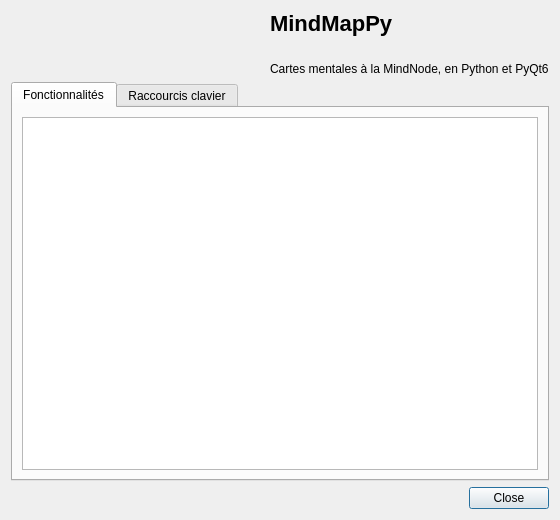
<?xml version="1.0" encoding="UTF-8"?>
<ui version="4.0">
 <class>AboutDialog</class>
 <widget class="QDialog" name="AboutDialog">
  <property name="geometry"><rect><x>0</x><y>0</y><width>560</width><height>520</height></rect></property>
  <property name="windowTitle"><string>À propos de MindMapPy</string></property>
  <layout class="QVBoxLayout" name="verticalLayout">
   <item>
    <layout class="QHBoxLayout" name="headerLayout">
     <item>
      <widget class="QLabel" name="iconLabel"/>
     </item>
     <item>
      <layout class="QVBoxLayout" name="headerText">
       <item>
        <widget class="QLabel" name="title">
         <property name="styleSheet"><string notr="true">font-size:22px; font-weight:700;</string></property>
         <property name="text"><string>MindMapPy</string></property>
        </widget>
       </item>
       <item>
        <widget class="QLabel" name="version"/>
       </item>
       <item>
        <widget class="QLabel" name="tagline">
         <property name="text"><string>Cartes mentales à la MindNode, en Python et PyQt6</string></property>
        </widget>
       </item>
      </layout>
     </item>
    </layout>
   </item>
   <item>
    <widget class="QTabWidget" name="tabs">
     <property name="currentIndex"><number>0</number></property>
     <widget class="QWidget" name="featuresTab">
      <attribute name="title"><string>Fonctionnalités</string></attribute>
      <layout class="QVBoxLayout" name="featuresLayout">
       <item><widget class="QTextBrowser" name="featuresView"/></item>
      </layout>
     </widget>
     <widget class="QWidget" name="shortcutsTab">
      <attribute name="title"><string>Raccourcis clavier</string></attribute>
      <layout class="QVBoxLayout" name="shortcutsLayout">
       <item><widget class="QTextBrowser" name="shortcutsView"/></item>
      </layout>
     </widget>
    </widget>
   </item>
   <item>
    <widget class="QDialogButtonBox" name="buttonBox">
     <property name="standardButtons"><set>QDialogButtonBox::Close</set></property>
    </widget>
   </item>
  </layout>
 </widget>
 <resources/>
 <connections>
  <connection>
   <sender>buttonBox</sender>
   <signal>rejected()</signal>
   <receiver>AboutDialog</receiver>
   <slot>reject()</slot>
  </connection>
 </connections>
</ui>
